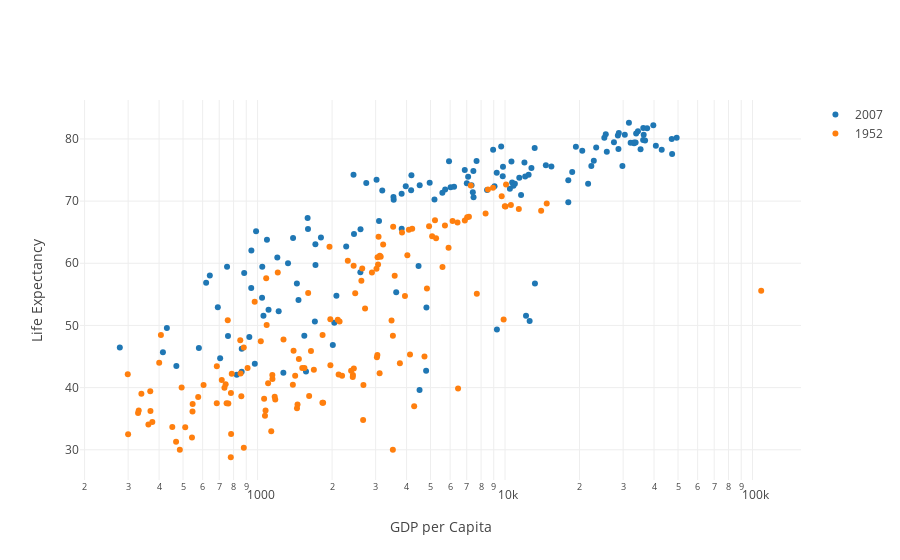

This figure's notebook cell:
### Code cell
'''
data = {
    'data': [
        Scatter(x=df[continent+'_Life Expentancy [in years]'],
                y=df[continent+'_Gross Domestic Product per Capita [in USD of the year 2000]'],
                text=df[continent+'_text'],
                marker=Marker(size=df[continent+'_marker.size'], sizemode='area', sizeref=131868,),
                mode='markers',
                name=continent) for continent in ['Africa', 'Americas', 'Asia', 'Europe', 'Oceania']
    ],
    'layout': Layout(xaxis=XAxis(title='Life Expectancy'), yaxis=YAxis(title='GDP per Capita', type='log'))
}
'''
df2007 = df[df.year==2007]
df1952 = df[df.year==1952]

print(df.head(2))


fig = {
    'data': [
        {
            'x': df2007.gdpPercap, 
            'y': df2007.lifeExp, 
            'text': df2007.country, 
            'mode': 'markers', 
            'name': '2007'},
        {
            'x': df1952.gdpPercap, 
            'y': df1952.lifeExp, 
            'text': df1952.country, 
            'mode': 'markers', 
            'name': '1952'}
    ],
    'layout': {
        'xaxis': {'title': 'GDP per Capita', 'type': 'log'},
        'yaxis': {'title': "Life Expectancy"}
    }
}


iplot(fig, show_link=False)

### Figure 1 — Plotly figure (JSON) as saved in the notebook; plotly's stock layout.template omitted (floating-point values rounded to 4 significant figures; data arrays with more than 128 entries replaced by an {"elided": "..."} marker saying what was removed)
{"data": [{"mode": "markers", "name": "2007", "text": {"elided": "142 str values"}, "type": "scatter", "uid": "8bd8481d-88d0-4c3c-9a04-e018a36b6464", "x": {"elided": "142 float values"}, "y": {"elided": "142 float values"}}, {"mode": "markers", "name": "1952", "text": {"elided": "142 str values"}, "type": "scatter", "uid": "406dd318-2951-4480-b72d-a1dca3858e1f", "x": {"elided": "142 float values"}, "y": {"elided": "142 float values"}}], "layout": {"xaxis": {"title": {"text": "GDP per Capita"}, "type": "log"}, "yaxis": {"title": {"text": "Life Expectancy"}}}}
